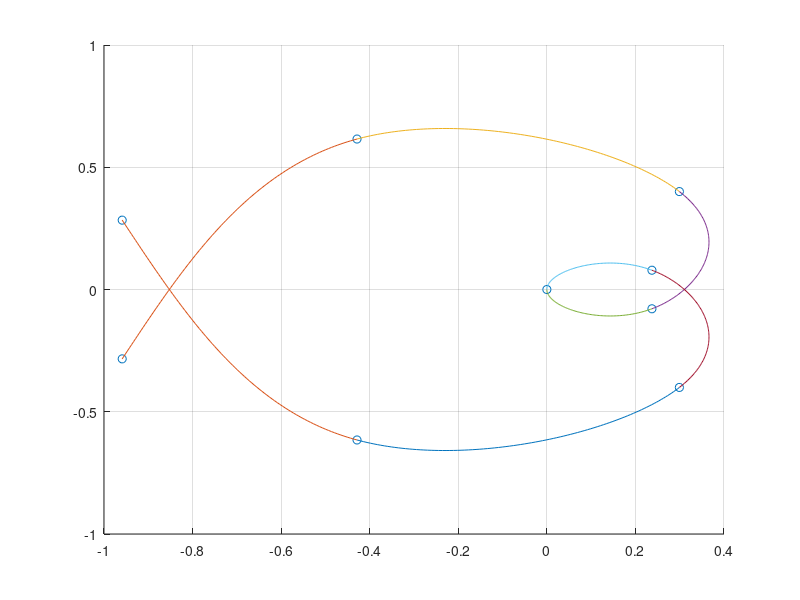
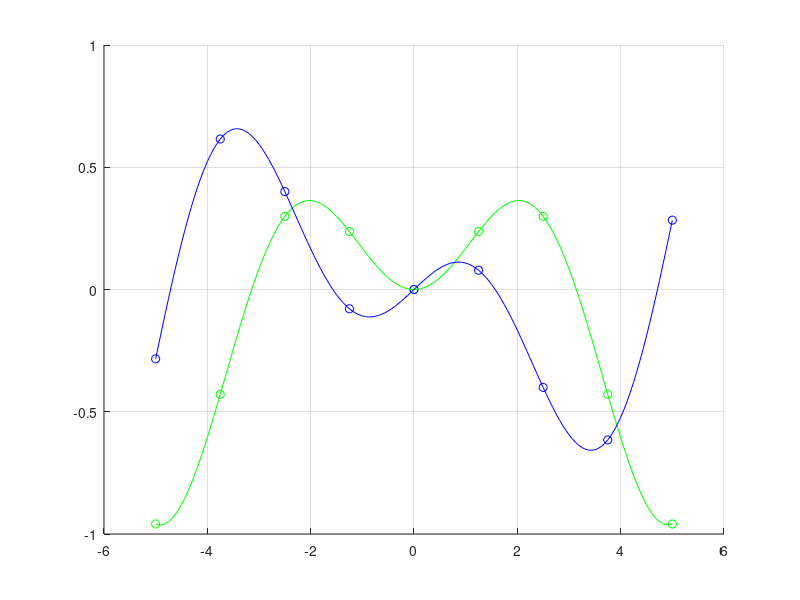

Recreate these plots in MATLAB, in order.
%splainas laisvais galais
function splainai
clc, close all, clear all
    
    xmin=-5;xmax=5;  % duotas funkcijos apibrezimo intervalas 
    n=9;               % interpoliavimo tasku skaicius
    t=[xmin:(xmax-xmin)/(n-1):xmax]
    X=funkcijaX(t)
    Y=funkcijaY(t)

    figure(1), hold on, grid on
    plot(X,Y,'o');
    
    figure(2), hold on, grid on
    plot(t,X,'go');
    plot(t,Y,'bo');
    tt=[xmin:(xmax-xmin)/((n-1)*20):xmax];
    plot(tt,funkcijaX(tt),'g-');
    plot(tt,funkcijaY(tt),'b-');
    
    DDFX=splaino_koeficientai(t,X);
    DDFY=splaino_koeficientai(t,Y);
    figure(1)
    for iii=1:n-1
        SX=splainas(t(iii:iii+1),X(iii:iii+1),DDFX(iii:iii+1));
        SY=splainas(t(iii:iii+1),Y(iii:iii+1),DDFY(iii:iii+1));
        plot(SX,SY)
    end
return, end

function S=splainas(X,Y,DDF)
    nnn=100;
    d=X(2)-X(1);
    xxx=X(1):d/(nnn-1):X(2);
    sss=xxx-X(1);
    S=DDF(1)*(sss.^2/2-sss.^3/(6*d)) + DDF(2)*sss.^3/(6*d)+...
        ((Y(2)-Y(1))/d-DDF(1)*d/3-DDF(2)*d/6)*sss+Y(1);
return, end

function DDF=splaino_koeficientai(X,Y)
    n=length(X);
    d=X(2:n)-X(1:n-1);
    A=zeros(n-2,n);
    b=zeros(n-2,1);
    for i=1:n-2
        A(i,i:i+2)=[d(i)/6, (d(i)+d(i+1))/3, d(i+1)/6];
        b(i)=(Y(i+2)-Y(i+1))/d(i+1)-(Y(i+1)-Y(i))/d(i);
    end
    A = A(:,2:end-1)
    b
    DDF = zeros(n,1);
    DDF(2:end-1,1) = A\b
return, end

function fnkX=funkcijaX(x)
    fnkX=(x/5).*sin(x);
return, end

function fnkY=funkcijaY(x)
    fnkY=(x/5).*cos(x);
return, end
